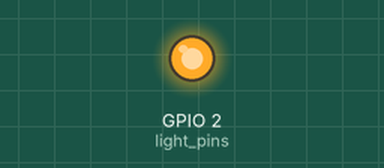
A program run on a simulated ESP32 board running MicroPython. On the bench: output pins drawn as LEDs (lit = HIGH). What the program prints to the serial console is not drawn.

Above: at 0.04 s.
At 2.58 s:
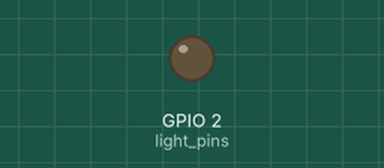
Timing chart, 0 to 3.0 s (numbered marks = the images above):
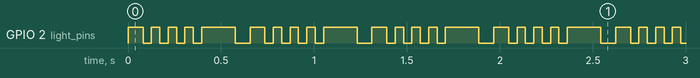

The program:

Board_Test.py
```python
import time

from machine import Pin

import config


light_pins = [
	Pin(pin_number, Pin.OUT)
	for pin_number in config.TEST_LIGHT_PINS
	if pin_number is not None
]


def set_all(active):
	for light_pin in light_pins:
		if config.STATUS_LED_ACTIVE_HIGH:
			light_pin.value(1 if active else 0)
		else:
			light_pin.value(0 if active else 1)


def flash_crazy():
	while True:
		set_all(False)

		for light_index, light_pin in enumerate(light_pins):
			light_pin.value(1 if config.STATUS_LED_ACTIVE_HIGH else 0)
			time.sleep_ms(35)
			light_pin.value(0 if config.STATUS_LED_ACTIVE_HIGH else 1)

		for burst_number in range(8):
			set_all(burst_number % 2 == 0)
			time.sleep_ms(45)

		set_all(True)
		time.sleep_ms(180)
		set_all(False)
		time.sleep_ms(80)


try:
	print("Flashing", len(light_pins), "light(s). Press Ctrl-C to stop.")
	flash_crazy()
except KeyboardInterrupt:
	set_all(False)
	print("Lights off")
```

config.py
```python
# Edit this file for your board and local Wi-Fi.

WIFI_SSID = "Lula land"
WIFI_PASSWORD = "4kids2dogs2parents"
SETUP_AP_SSID = "Dirtlets-Motor"

UDP_PORT = 3333
COMMAND_TIMEOUT_MS = 500

# Confirmed ESP32-WROOM-32E to TB6612FNG wiring.
MOTOR_A_PWM = 25
MOTOR_A_IN1 = 26
MOTOR_A_IN2 = 27
MOTOR_B_PWM = 14
MOTOR_B_IN1 = 18
MOTOR_B_IN2 = 19
MOTOR_STBY_GPIO = None  # STBY is wired directly to 3V3.

PWM_FREQUENCY_HZ = 1000
PWM_DUTY_MAX = 1023
PWM_MAX = 65535

# Motor protection. The 3S LiPo is 12.6 V when full, so 60% is roughly 7.5 V at the motor.
# Drop these to 50 if the motors are rated for 6 V.
MOTOR_A_MAX_PERCENT = 60  # rear drive
MOTOR_B_MAX_PERCENT = 60  # front steering
RAMP_MS_ZERO_TO_FULL = 300  # shortest time to go from stopped to the speed cap
REVERSE_PAUSE_MS = 100  # hold at zero before a motor changes direction
RAMP_TICK_MS = 20

# MPU-650 I2C wiring. XDA, XCL, ADO, and INT are not connected yet.
I2C_SDA_PIN = 21
I2C_SCL_PIN = 22
I2C_FREQUENCY_HZ = 400000

# Common onboard LED on ESP32 DevKit boards. Set to None to disable.
STATUS_LED_PIN = 2
STATUS_LED_ACTIVE_HIGH = True

# Add other LED GPIO numbers here when they are wired and verified.
TEST_LIGHT_PINS = [STATUS_LED_PIN]

# RPLIDAR C1 wiring. Motor spins automatically once powered; no motor-control GPIO needed.
LIDAR_UART_ID = 2
LIDAR_TX_PIN = 32  # ESP32 TX -> RPLIDAR RX (green)
LIDAR_RX_PIN = 33  # ESP32 RX -> RPLIDAR TX (yellow)
LIDAR_BAUD_RATE = 460800
LIDAR_SECTOR_COUNT = 16  # 360 / 16 = 22.5 degrees per sector; sector 0 is assumed to face forward.

# Port the host listens on for lidar sector telemetry sent from the board.
TELEMETRY_PORT = 3334
```

Measured:
- by itself, GPIO 2 (light_pins): repeats every 0.66 s: 3 × (LOW 0.05 s, HIGH 0.05 s), LOW 0.05 s, HIGH 0.18 s, LOW 0.08 s, HIGH 0.08 s
